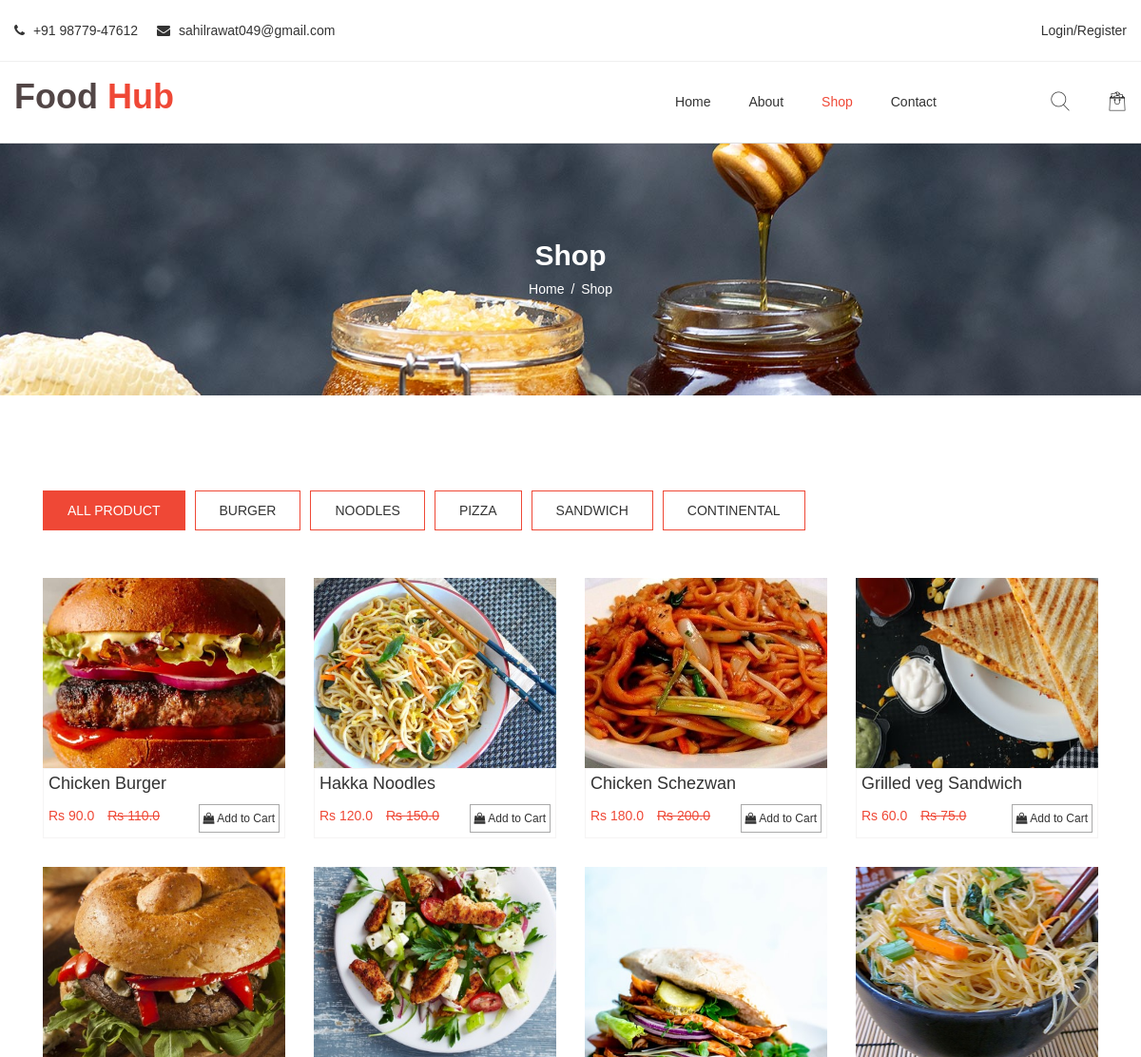
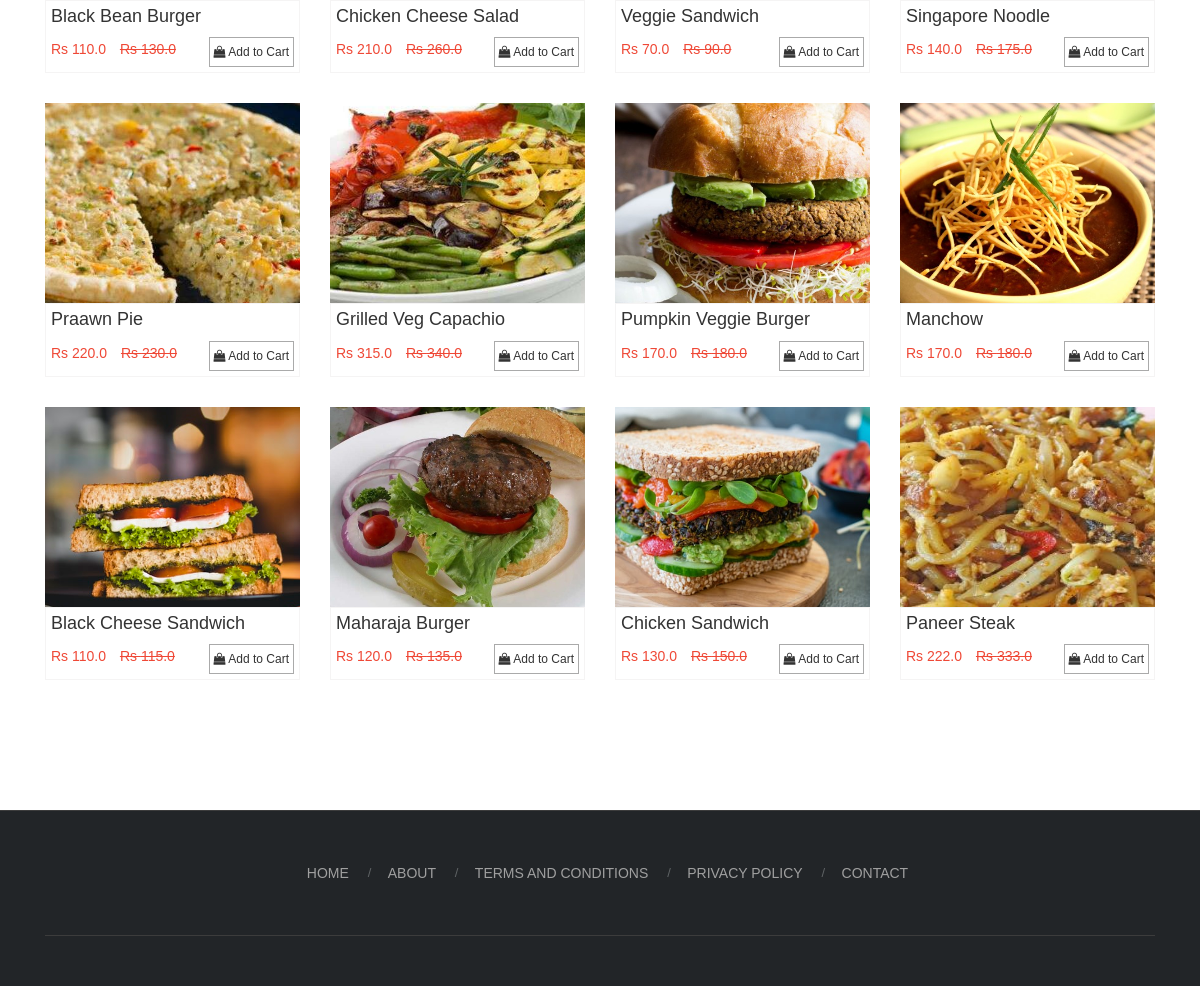
Page /shop on the committed database (2 pictures, top to bottom).
### pages/models.py (models this page shows, shortened)
class Category(models.Model):
    name=models.CharField(max_length=100)
    @staticmethod
    def getAllCategories():
        return Category.objects.all()

class product(models.Model):
    name=models.CharField(max_length=100)
    price=models.FloatField()
    mrp=models.FloatField()
    onSale=models.BooleanField(default=False)
    image=models.FileField()
    description=models.TextField()
    favourite= models.BooleanField(default=False)
    category_id=models.ForeignKey(Category, on_delete=models.CASCADE)
    @staticmethod
    def getAllProducts(limit = 0):
        if(limit and limit > 0):
            return product.objects.all()[:limit]
        else:
            return product.objects.all()

### pages/views.py (the view)
# urls.py: path("shop",views.shop,name='shop'),
def shop(request):
    products = None
    ctx = {}
    categories = Category.getAllCategories()
    categoryId = request.GET.get('category')
    if categoryId:
        ctx['categoryId'] = int(categoryId)
        products = product.getAllProductsByCategoryId(categoryId)
    else:
        products = product.getAllProducts()
    ctx['products'] = products
    ctx['categories'] = categories
    return render(request,'shop.html', ctx)

### template/shop.html (shortened to what this page needs)
{% extends 'layouts/base.html' %}
{% load static %}
{% block content %}
 <div class="breadcumb-area bg-img-4 ptb-100">
    <div class="container">
        <div class="row">
            <div class="col-12">
                <div class="breadcumb-wrap text-center">
                    <h2>Shop </h2>
                    <ul>
                        <li><a href="{% url 'home' %}">Home</a></li>
                        <li><span>Shop</span></li>
                    </ul>
                </div>
            </div>
        </div>
    </div>
</div>
  <div class="product-area pt-100">
    <div class="container">
        <div class="row">
            <div class="col-sm-9 col-lg-10">
                <div class="product-menu">
                    <ul class="nav">
                        <li>
                            <a {% if categoryId == None %} class="active" {% endif %} href="{% url 'shop' %}">All Product  </a>
                        </li>
                        {% for cat in categories %}
                        <li>
                            <a {% if  categoryId == cat.id %} class="active" {% endif %} href="{% url 'shop' %}?category={{cat.id}}">{{cat.name}}</a>
                        </li>
                        {% endfor %}
                    </ul>
                </div>
            </div>
        </div>
        <div class="tab-content">
            <div class="tab-pane active" id="all">
                <ul class="row">
                    {% for product in products %}
                    <li class="col-xl-3 col-lg-4 col-sm-6 col-12">
                        <div class="product-wrap">
                            <div class="product-img">
                                <span>Sale</span>
                                <img src="{{product.image.url}}" alt="">
                            </div>
                            <div class="product-content">
                                <h3><a href="{% url 'cart' %}">{{ product.name }}</a></h3>
                               <div>
                                <p class="pull-left product-price" >Rs {{ product.price }}
                                    <del>Rs {{ product.mrp }}</del>
                                </p>
                            <div class="pull-right add-cart-btn"  >
                                <ul>
                                    <li><a data-cart="{{ product.id }}" data-authenticated="{{ request.session.authenticated }}" href="javascript:void(0)">
                                        <i class="fa fa-shopping-bag"></i>
                                        <span> Add to Cart</span>
                                        </a>
                                    </li>
                                </ul>
                            </div>
                               </div>
                            </div>
                        </div>
                    </li>
                    {% endfor %}
                </ul>
            </div>
        </div>
    </div>
</div>
{% endblock %}

### template/layouts/base.html (shortened to what this page needs)
{% load static %}
<!doctype html>
<html class="no-js" lang="en">
<head>
    <link rel="stylesheet" href="{% static 'css/bootstrap.min.css' %}">
    <link rel="stylesheet" href="{% static 'css/owl.carousel.min.css' %}">
    <link rel="stylesheet" href="{% static 'css/font-awesome.min.css' %}">
    <link rel="stylesheet" href="{% static 'css/flaticon.css' %}">
    <link rel="stylesheet" href="{% static 'css/jquery-ui.css' %}">
    <link rel="stylesheet" href="{% static 'css/metisMenu.min.css' %}">
    <link rel="stylesheet" href="{% static 'css/swiper.min.css' %}">
    <link rel="stylesheet" href="{% static 'css/styles.css' %}">
    <link rel="stylesheet" href="{% static 'css/responsive.css' %}">
</head>
<body>
    {% include './header.html' %}
    {% block content %}
    {% endblock %}
    {% include './footer.html' %}
</body>
</html>

### template/layouts/header.html (shortened to what this page needs)
{% load static %}
<header class="header-area">
    <div class="header-top bg-2">
        <div class="fluid-container">
            <div class="row">
                <div class="col-md-6 col-12">
                    <ul class="d-flex header-contact">
                        <li><i class="fa fa-phone"></i> +91 98779-47612</li>
                        <li><i class="fa fa-envelope"></i> sahilrawat049@gmail.com</li>
                    </ul>
                </div>
                <div class="col-md-6 col-12">
                    <ul class="d-flex account_login-area">
                        {% if request.session.authenticated %}
                        <li>
                            <a href="javascript:void(0);"><i class="fa fa-user"></i> {{request.session.user.email}}<i class="fa fa-angle-down"></i></a>
                            <ul class="dropdown_style">
                                <li><a href="{% url 'myOrders' %}">My Orders</a></li>
                                <li><a href="{% url 'cart' %}">View Cart</a></li>
                                <li><a href="{% url 'logout' %}">Logout</a></li>
                            </ul>
                        </li>
                        {% else %}
                        <li><a href="{% url 'login' %}"> Login/Register </a></li>
                        {% endif %}
                    </ul>
                </div>
            </div>
        </div>
    </div>
    <div class="header-bottom">
        <div class="fluid-container">
            <div class="row">
                <div class="col-lg-3 col-md-7 col-sm-6 col-6">
                    <div class="logo">
                        <a href="{% url 'home' %}">
                    <span style="font-size:36px;font-weight:700;color:#524646">Food <span style="color:#ef4836">Hub</span></span>
                    </a>
                    </div>
                </div>
                <div class="col-lg-7 d-none d-lg-block">
                    <nav class="mainmenu">
                        <ul class="d-flex">
                            {% url 'home' as home_url %}
                            <li
                                >
                                <a href="{% url 'home' %}">Home </a>
                            </li>
                            {% url 'about' as about_url %}
                            <li
                            >
                                <a href="{% url 'about' %}">About</a>
                            </li>
                            {% url 'shop' as shop_url %}
                             <li
                                {% if request.get_full_path == shop_url %}
                                class="active"
                            {% endif %}>
                                 <a href="{% url 'shop' %}">Shop </a>
                            </li>
                             {% url 'contact' as contact_url %}
                            <li
                            >
                                <a href="{% url 'contact' %}">Contact</a>
                            </li>
                        </ul>
                    </nav>
                </div>
                <div class="col-md-4 col-lg-2 col-sm-5 col-4">
                    <ul class="search-cart-wrapper d-flex">
                        <li class="search-tigger"><a title="Search Product" href="javascript:void(0);">
                            <i class="flaticon-search"></i></a>
                        </li>
                        <li>
                            <a href="{% url 'cart' %}" title="View Cart"><i class="flaticon-shop"></i> </a>
                        </li>
                    </ul>
                </div>
            </div>
        </div>
    </div>
</header>

### template/layouts/footer.html
{% load static %}
<div class="footer-area">
    <div class="footer-top">
        <div class="container">
            <div class="footer-top-item">
                <div class="row">
                    <div class="col-lg-12 col-12">
                        <div class="footer-top-text text-center">
                            <ul>
                                <li><a href="{% url 'home' %}">home</a></li>
                                <li><a href="{% url 'about' %}">about</a></li>
                                <li><a href="{% url 'terms&conditions' %}">terms and conditions</a></li>
                                <li><a href="{% url 'privacy' %}">privacy policy</a></li>
                                <li><a href="{% url 'contact' %}">contact</a></li>
                            </ul>
                        </div>
                    </div>
                </div>
            </div>
        </div>
    </div>
</div>

### rows in the picture
Category: name "BURGER"
Category: name "NOODLES"
Category: name "PIZZA"
Category: name "SANDWICH"
Category: name "CONTINENTAL"
product: image (picture), name "Chicken Burger", price "90.0", mrp "110.0"
product: image (picture), name "Hakka Noodles", price "120.0", mrp "150.0"
product: image (picture), name "Chicken Schezwan", price "180.0", mrp "200.0"
product: image (picture), name "Grilled veg Sandwich", price "60.0", mrp "75.0"
product: image (picture), name "Black Bean Burger", price "110.0", mrp "130.0"
product: image (picture), name "Chicken Cheese Salad", price "210.0", mrp "260.0"
product: image (picture), name "Veggie Sandwich", price "70.0", mrp "90.0"
product: image (picture), name "Singapore Noodle", price "140.0", mrp "175.0"
product: image (picture), name "Praawn Pie", price "220.0", mrp "230.0"
product: image (picture), name "Grilled Veg Capachio", price "315.0", mrp "340.0"
product: image (picture), name "Pumpkin Veggie Burger", price "170.0", mrp "180.0"
product: image (picture), name "Manchow", price "170.0", mrp "180.0"
product: image (picture), name "Black Cheese Sandwich", price "110.0", mrp "115.0"
product: image (picture), name "Maharaja Burger", price "120.0", mrp "135.0"
product: image (picture), name "Chicken Sandwich", price "130.0", mrp "150.0"
product: image (picture), name "Paneer Steak", price "222.0", mrp "333.0"
